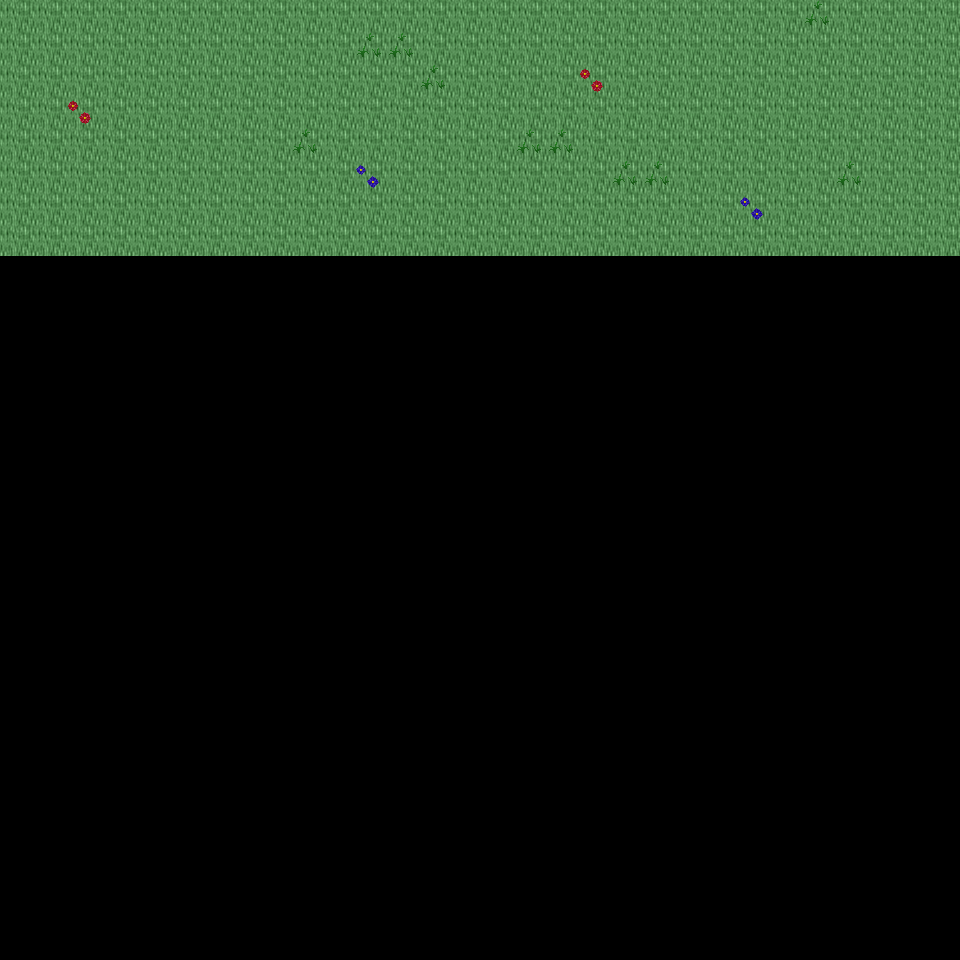

Below is a game level as drawn by its tile map, then a one-line description and the .tmx that defines it (tile-layer data replaced by summaries):
An orthogonal 30x30 tile map with 32x32 px tiles, 6 tile layers (Ground, Object, Object2, Above, ...), 23 tilesets and 3 objects (3x mapExit).

<map version="1.0" orientation="orthogonal" renderorder="right-down" width="30" height="30" tilewidth="32" tileheight="32" nextobjectid="4">
  <tileset firstgid="1" name="tileset_ground_ground" tilewidth="32" tileheight="32" tilecount="33" columns="3">
    <image source="../drawable/tileset_ground_ground.png" width="96" height="352" />
  </tileset>
  <tileset firstgid="34" name="tileset_ground_water_pool" tilewidth="32" tileheight="32" tilecount="72" columns="3">
    <image source="../drawable/tileset_ground_water_pool.png" width="96" height="768" />
  </tileset>
  <tileset firstgid="106" name="tileset_ground_ridge_earth_dark" tilewidth="32" tileheight="32" tilecount="96" columns="12">
    <image source="../drawable/tileset_ground_ridge_earth_dark.png" width="384" height="256" />
  </tileset>
  <tileset firstgid="202" name="tileset_ground_ridge_earth_pale" tilewidth="32" tileheight="32" tilecount="96" columns="12">
    <image source="../drawable/tileset_ground_ridge_earth_pale.png" width="384" height="256" />
  </tileset>
  <tileset firstgid="298" name="tileset_ground_grass_edges" tilewidth="32" tileheight="32" tilecount="36" columns="12">
    <image source="../drawable/tileset_ground_grass_edges.png" width="384" height="96" />
  </tileset>
  <tileset firstgid="334" name="tileset_ground_grass_corners" tilewidth="32" tileheight="32" tilecount="24" columns="6">
    <image source="../drawable/tileset_ground_grass_corners.png" width="192" height="128" />
  </tileset>
  <tileset firstgid="358" name="tileset_ground_earth_edges" tilewidth="32" tileheight="32" tilecount="18" columns="6">
    <image source="../drawable/tileset_ground_earth_edges.png" width="192" height="96" />
  </tileset>
  <tileset firstgid="376" name="tileset_ground_rock_pebbles" tilewidth="32" tileheight="32" tilecount="3" columns="1">
    <image source="../drawable/tileset_ground_rock_pebbles.png" width="32" height="96" />
  </tileset>
  <tileset firstgid="379" name="tileset_ground_ladder_steps" tilewidth="32" tileheight="32" tilecount="6" columns="3">
    <image source="../drawable/tileset_ground_ladder_steps.png" width="96" height="64" />
  </tileset>
  <tileset firstgid="385" name="tileset_plant_grasses" tilewidth="32" tileheight="32" tilecount="6" columns="3">
    <image source="../drawable/tileset_plant_grasses.png" width="96" height="64" />
  </tileset>
  <tileset firstgid="391" name="tileset_plant_flower_daisy_red" tilewidth="32" tileheight="32" tilecount="8" columns="2">
    <image source="../drawable/tileset_plant_flower_daisy_red.png" width="64" height="128" />
  </tileset>
  <tileset firstgid="399" name="tileset_plant_flower_daisy_yellow" tilewidth="32" tileheight="32" tilecount="8" columns="2">
    <image source="../drawable/tileset_plant_flower_daisy_yellow.png" width="64" height="128" />
  </tileset>
  <tileset firstgid="407" name="tileset_plant_flower_daisy_blue" tilewidth="32" tileheight="32" tilecount="8" columns="2">
    <image source="../drawable/tileset_plant_flower_daisy_blue.png" width="64" height="128" />
  </tileset>
  <tileset firstgid="415" name="tileset_item_corpse_huge_animal" tilewidth="32" tileheight="32" tilecount="16" columns="2">
    <image source="../drawable/tileset_item_corpse_huge_animal.png" width="64" height="256" />
  </tileset>
  <tileset firstgid="431" name="tileset_item_pot_dark_barrel" tilewidth="32" tileheight="32" tilecount="2" columns="1">
    <image source="../drawable/tileset_item_pot_dark_barrel.png" width="32" height="64" />
  </tileset>
  <tileset firstgid="433" name="tileset_item_statue_green_stone" tilewidth="32" tileheight="32" tilecount="12" columns="4">
    <image source="../drawable/tileset_item_statue_green_stone.png" width="128" height="96" />
  </tileset>
  <tileset firstgid="445" name="tileset_logic_creature_orc" tilewidth="32" tileheight="32" tilecount="6" columns="6">
    <image source="../drawable/tileset_logic_creature_orc.png" width="192" height="32" />
  </tileset>
  <tileset firstgid="451" name="tileset_logic_creature_animal" tilewidth="32" tileheight="32" tilecount="32" columns="8">
    <image source="../drawable/tileset_logic_creature_animal.png" width="256" height="128" />
  </tileset>
  <tileset firstgid="483" name="tileset_logic_portal" tilewidth="32" tileheight="32" tilecount="24" columns="8">
    <image source="../drawable/tileset_logic_portal.png" width="256" height="96" />
  </tileset>
  <tileset firstgid="507" name="tileset_logic_collision" tilewidth="32" tileheight="32" tilecount="1" columns="1">
    <image source="../drawable/tileset_logic_collision.png" width="32" height="32" />
  </tileset>
  <tileset firstgid="508" name="tileset_plant_tree_spruce" tilewidth="32" tileheight="32" tilecount="6" columns="2">
    <image source="../drawable/tileset_plant_tree_spruce.png" width="64" height="96" />
  </tileset>
  <tileset firstgid="514" name="tileset_plant_tree_taller_trees" tilewidth="32" tileheight="32" tilecount="32" columns="8">
    <image source="../drawable/tileset_plant_tree_taller_trees.png" width="256" height="128" />
  </tileset>
  <tileset firstgid="546" name="tileset_plant_bush_bush_mult_colored" tilewidth="32" tileheight="32" tilecount="6" columns="3">
    <image source="../drawable/tileset_plant_bush_bush_mult_colored.png" width="96" height="64" />
  </tileset>
  <layer name="Ground" width="30" height="30">
    <data>[900 cells, 240 non-empty, 1 distinct tile ids]</data>
  </layer>
  <layer name="Object" width="30" height="30">
    <data>[900 cells, 0 non-empty, 0 distinct tile ids]</data>
  </layer>
  <layer name="Object2" width="30" height="30">
    <data>[900 cells, 14 non-empty, 3 distinct tile ids]</data>
  </layer>
  <layer name="Above" width="30" height="30">
    <data>[900 cells, 0 non-empty, 0 distinct tile ids]</data>
  </layer>
  <layer name="Above2" width="30" height="30">
    <data>[900 cells, 0 non-empty, 0 distinct tile ids]</data>
  </layer>
  <layer name="Walkable" width="30" height="30">
    <data>[900 cells, 0 non-empty, 0 distinct tile ids]</data>
  </layer>
  <objectgroup name="MapEvents">
    <object id="1" name="north" type="mapExit" x="0" y="0" width="960" height="32">
      <properties>
        <property name="map" value="level_0_x70_y79" />
        <property name="x" value="0" />
        <property name="y" value="28" />
      </properties>
    </object>
    <object id="2" name="west" type="mapExit" x="0" y="0" width="32" height="960">
      <properties>
        <property name="map" value="level_0_x69_y80" />
        <property name="x" value="28" />
        <property name="y" value="0" />
      </properties>
    </object>
    <object id="3" name="east" type="mapExit" x="928" y="0" width="32" height="960">
      <properties>
        <property name="map" value="level_0_x71_y80" />
        <property name="x" value="1" />
        <property name="y" value="0" />
      </properties>
    </object>
  </objectgroup>
</map>
